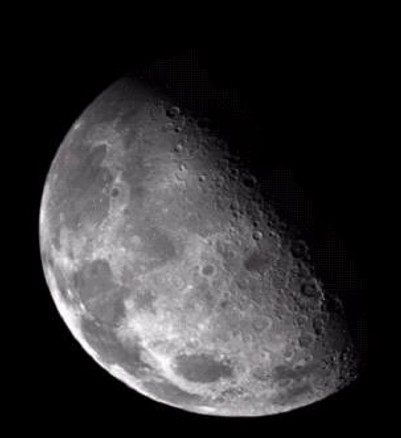
#> input picture Lab7/moon.jpg, 401 x 438 px, found by its file name
$ jupyter execute --allow-errors Lab_7_A_Laplacian_Filter_2240004112.ipynb   (older library calls are emulated)
#> lines starting #> are read from the running program, lines starting #| are printed output that depends on the picture; after the words box and inside, x2 and y2 are one past the last pixel; in counts of white or black regions, pixels touching at a corner belong together
# **Lab 7(A) - Laplacian Filter**

**Course:** ARTI 403 – Image Processing

**Student Name:** Abbas Abdelaziz Altunayan
**Student ID:** 2240004112

**Images used** (in the `Images/` folder):
- `moon.jpg` – the moon image used in the lab code

[cell 1]
import cv2
import numpy as np

from IPython.display import Image, display
from matplotlib import pyplot as plt

plt.rc('text', usetex=False)

## Apply Laplacian Filter on Image to get Sharp Image
### Method 1 – Manual Laplacian kernel with `cv2.filter2D`

**Note:** `img` and `laplacian_abs` are both `uint8`. Adding them with `+` wraps around after 255 (for example 250 + 10 = 4), which creates black dots on the bright edges. `cv2.add` saturates at 255 instead, so it is used for the final image.

[cell 2]
# ================ ( Laplacian Filter ) ===================

# 0. Image file path
imgFile = "Images/moon.jpg"

# 1. Load image and convert to grayscale
img = cv2.imread(imgFile, 0)
#> img: shape (438, 401); min 0, max 255, mean 47.6
print('Image shape:', img.shape, '| dtype:', img.dtype)
#| Image shape: (438, 401) | dtype: uint8

# 2. Manually define the Laplacian Kernel
# This is the standard 3x3 kernel that detects horizontal and vertical edges
manual_kernel = np.array([
    [0,  1,  0],
    [1, -4,  1],
    [0,  1,  0]
], dtype=np.float32)

# 3. Apply the filter using filter2D
# Use cv2.CV_64F to avoid clipping negative values
laplacian_manual = cv2.filter2D(img, cv2.CV_64F, manual_kernel)
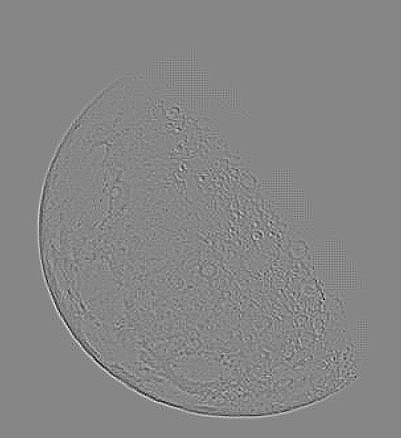
#> laplacian_manual: shape (438, 401) float64; min -123, max 110, mean 0; drawn with min black and max white

# 4. Take absolute value and convert back to 8-bit (0-255)
laplacian_abs = cv2.convertScaleAbs(laplacian_manual)
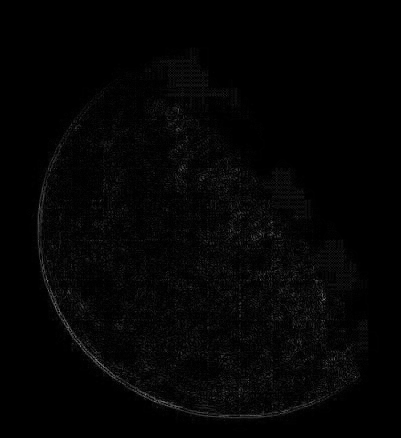
#> laplacian_abs: shape (438, 401); min 0, max 123, mean 4.1

# 5. Add Laplacian to the original (saturating add, no uint8 overflow)
finalImage = cv2.add(img, laplacian_abs)
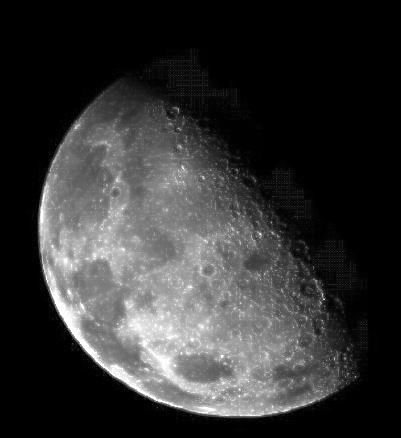
#> finalImage: shape (438, 401); min 0, max 255, mean 51.7

# 6. Display images
plt.figure(figsize=(12, 10))
#> (this line was passed over: IPython is not available in this run)
#> (the rest of this cell did not finish here and is left out)

### Why `cv2.add` instead of `+`

[cell 3]
wrong = img + laplacian_abs            # numpy uint8 addition wraps around
overflow = (img.astype(int) + laplacian_abs) > 255
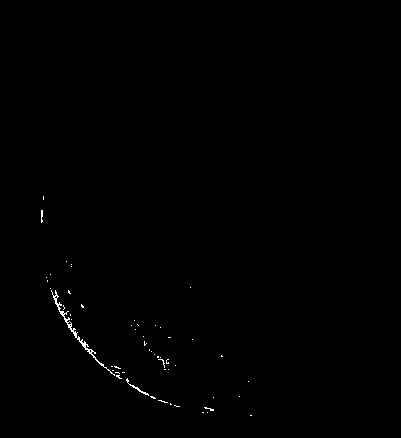
#> overflow: shape (438, 401) bool; 0.31% white in thin lines or dots, all inside (x1, y1, x2, y2) = (41, 196, 252, 416)
print('Pixels that overflow with "+":', overflow.sum())
#| Pixels that overflow with "+": 541

plt.figure(figsize=(12, 6))
#> (this line was passed over: IPython is not available in this run)
#> (the rest of this cell did not finish here and is left out)

**Observation:** with `+`, bright pixels next to strong edges overflow and turn black (the dark dots on the lit edge of the moon). `cv2.add` clips them at 255, so the final image has no artifacts.

### Method 2 – Gaussian blur + `cv2.Laplacian`
A small Gaussian blur before the Laplacian reduces noise, so tiny details are not detected as edges.

[cell 4]
# ================== ( Laplacian Filter ) ===============

# 1. Apply Gaussian Blur to reduce noise
blurred = cv2.GaussianBlur(img, (3, 3), 0)

# 2. Apply the Laplacian Algorithm
# Use CV_64F to capture both positive and negative gradients
laplacian = cv2.Laplacian(blurred, cv2.CV_64F)

# 3. Convert back to 8-bit image to view it properly
laplacian_8bit = cv2.convertScaleAbs(laplacian)

# 4. Adding Laplacian and original image (saturating add)
finalImage2 = cv2.add(img, laplacian_8bit)

# 5. Display images
plt.figure(figsize=(12, 10))
#> (this line was passed over: IPython is not available in this run)
#> (the rest of this cell did not finish here and is left out)

**Observation:** the Laplacian image after Gaussian blur is cleaner, with fewer small responses in the dark background, while the crater edges are still detected.

## 4-neighbour vs. 8-neighbour Laplacian kernel
The 8-neighbour kernel also includes the diagonal neighbours, so it also detects diagonal edges and gives a stronger response.

[cell 5]
kernel_4 = np.array([[0,  1, 0],
                     [1, -4, 1],
                     [0,  1, 0]], dtype=np.float32)

kernel_8 = np.array([[1,  1, 1],
                     [1, -8, 1],
                     [1,  1, 1]], dtype=np.float32)

lap4 = cv2.convertScaleAbs(cv2.filter2D(img, cv2.CV_64F, kernel_4))
lap8 = cv2.convertScaleAbs(cv2.filter2D(img, cv2.CV_64F, kernel_8))
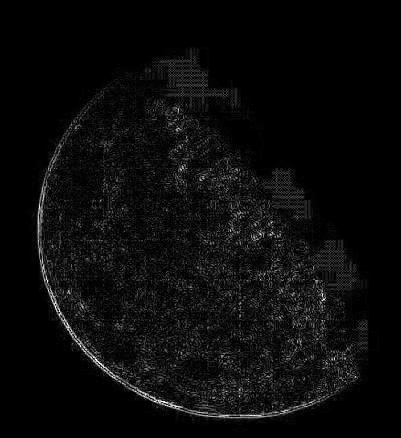
#> lap8: shape (438, 401); min 0, max 255, mean 11.2
print('Mean edge response  4-neighbour: %.2f | 8-neighbour: %.2f' % (lap4.mean(), lap8.mean()))
#| Mean edge response  4-neighbour: 4.13 | 8-neighbour: 11.20

plt.figure(figsize=(16, 8))
#> (this line was passed over: IPython is not available in this run)
#> (the rest of this cell did not finish here and is left out)

**Observation:** the 8-neighbour kernel gives a stronger edge response (higher mean), so its sharpened image has more contrast on the crater rims.

## Sharpening with the standard formula: g = f − ∇²f
The kernels above have a **negative centre**, so the standard sharpening formula subtracts the Laplacian: **g(x, y) = f(x, y) − ∇²f(x, y)**. This keeps the sign of the Laplacian, so one side of each edge gets darker and the other side brighter, instead of only adding brightness as with the absolute value.

[cell 6]
img_float = img.astype(np.float64)
lap = cv2.filter2D(img_float, cv2.CV_64F, kernel_4)
sharpened_std = np.clip(img_float - lap, 0, 255).astype(np.uint8)

plt.figure(figsize=(15, 6))
#> (this line was passed over: IPython is not available in this run)
#> (the rest of this cell did not finish here and is left out)
